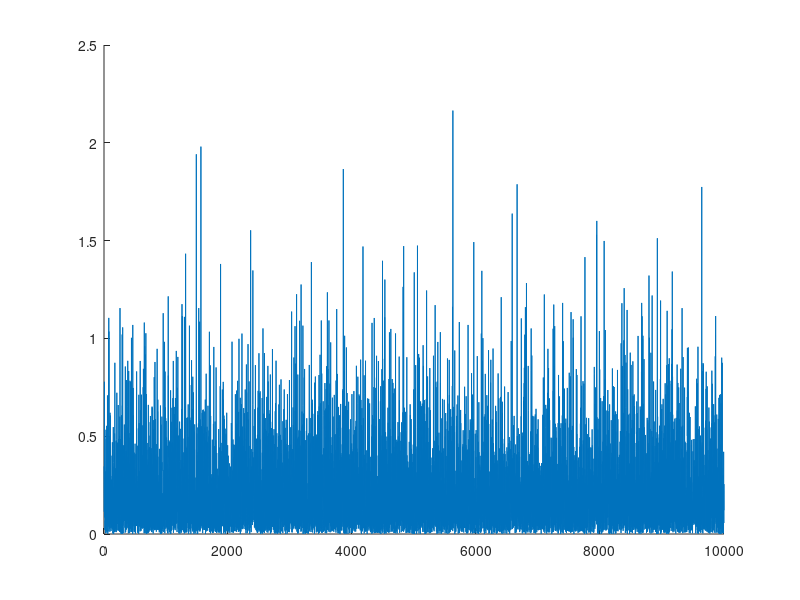

Write the MATLAB code that produced this figure. (Note: this script raises an error after producing the figure.)
clear; close all; clc;

% Uses the generalized log-likelihood ratio as fault criterion

%% System + signals generation

    N = 1e4;
    n_sensors = 3;
    M = ones(n_sensors, 1);
    steadyState = 2;
    
    eta = steadyState * ones(1, N);
    S = diag([0.1 0.1 0.2]);
    
    noise = S.^(0.5) * randn(3, N);
    
    f = 0.1*steadyState * ones(1, N);
    
    % healthy
        y_h = M * eta + noise;
    % fault on sensor 1
        y_1 = y_h + [1;0;0] * f;
    % fault on sensor 2
        y_2 = y_h + [0;1;0] * f;
    % fault on sensor 3
        y_3 = y_h + [0;0;1] * f;

% check signals
%     figure;
%     hold on;
%     title('First sensor output')
%     plot(y_h(1,:), LineWidth=2, DisplayName='y_{healthy}');
%     plot(y_1(1,:), LineWidth=2, DisplayName='y_1');
%     plot(y_2(1,:), LineWidth=2, DisplayName='y_2');
%     legend()

%% Healthy signal
disp('Healthy signal:')

Z = y_h;

N_window_list = [1 10 100 500];
figure('Name', 'GLR residual');
colors = get(gca, 'colororder');

% Constant value used for ln lambda computation
insideTerm = inv(S) - inv(S) * M * inv(M.'*inv(S)*M) * M.' * inv(S);

hold on;

for N_window = N_window_list

    lnLambda = diag(Z.' * insideTerm * Z);

    % Remove the first elements (window not long enough)
    d = lnLambda(N_window:end);
    samples = N_window:N_window-1+length(d);

    for k = 1:N_window-1
        d = d + lnLambda(N_window-k:end-k);
    end
    
    % chi-square test
    alpha = 0.01;
    gamma = chi2inv(1 - alpha, N_window*2);
        
    plot(samples, d/gamma, LineWidth=1.5, DisplayName=['$N_w = $' num2str(N_window)]);
    above_gamma = sum(d > gamma);
    above_pct = 100 * above_gamma / N;
    fprintf('    %.2f%% above threshold with a window size of %d \n', above_pct, N_window);
end

plot([1 N], [1, 1], LineStyle="--", LineWidth=2, Color='r', DisplayName='Threshold')
xlabel('time step k');
ylabel('ln(\lambda)/thr');
xlim([max(N_window_list) N]);
legend('Interpreter','latex');

%% Sensor 1 fault
disp('Fault on sensor 1:')
Z = y_1;

N_window_list = [1 10 100 500];
figure('Name', 'GLR residual');
colors = get(gca, 'colororder');

% Constant value used for ln lambda computation
insideTerm = inv(S) - inv(S) * M * inv(M.'*inv(S)*M) * M.' * inv(S);

hold on;

for N_window = N_window_list

    lnLambda = diag(Z.' * insideTerm * Z);

    % Remove the first elements (window not long enough)
    d = lnLambda(N_window:end);
    samples = N_window:N_window-1+length(d);

    for k = 1:N_window-1
        d = d + lnLambda(N_window-k:end-k);
    end
    
    % chi-square test
    alpha = 0.01;
    gamma = chi2inv(1 - alpha, N_window*2);
        
    plot(samples, d/gamma, LineWidth=1.5, DisplayName=['$N_w = $' num2str(N_window)]);
    above_gamma = sum(d > gamma);
    above_pct = 100 * above_gamma / N;
    fprintf('    %.2f%% above threshold with a window size of %d \n', above_pct, N_window);
end

plot([1 N], [1, 1], LineStyle="--", LineWidth=2, Color='r', DisplayName='Threshold')
xlabel('time step k');
ylabel('ln(\lambda)/thr');
xlim([max(N_window_list) N]);
legend('Interpreter','latex');
